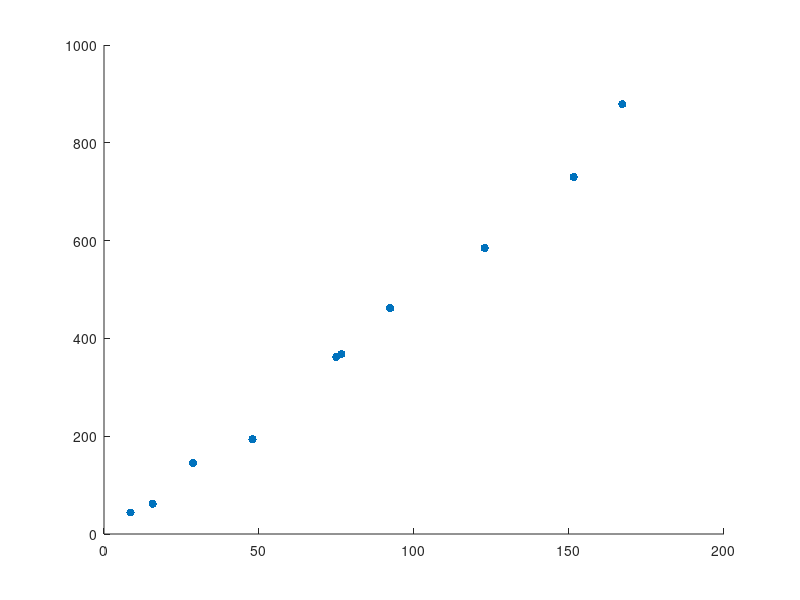

The MATLAB script that drew this image: (Note: this script raises an error after producing the figure.)
clear;
clf;
data = load('StrainGuage.csv'); %Get Data from CSV file
weight = data(:,1); %Input Data from table
unloaded = data(:,2);
loaded = data(:,3);

%Calculate voltage change from respective unloaded states
voltage = loaded - unloaded;
hold on;
scatter(weight, voltage, 'filled'); %plot data

fit = polyfit(weight, voltage, 1);
plot(x,polyval(fit,weight), 'r');

xlabel('Mass (Grams)');
ylabel('\Delta Voltage (mV)');
title('Change in Voltage with respect to mass');
legend('Voltage', 'V = 5.1036*m -18.094');



